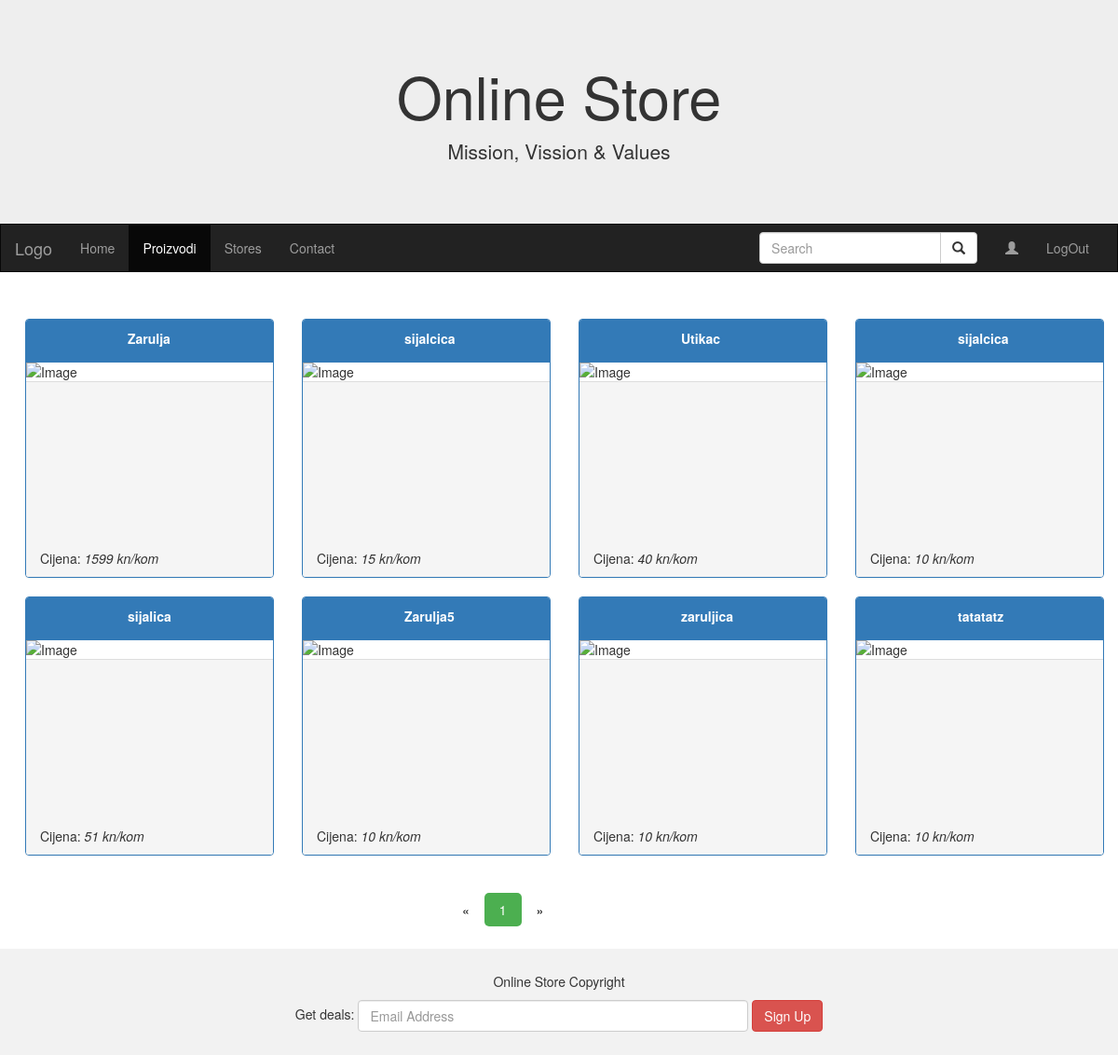
/shop/PretragaUl.php, run on the app's committed database.
### tables this page shows
CREATE TABLE `proizvod` (
  `ID_Proizvod` int(11) NOT NULL,
  `Naziv` varchar(15) NOT NULL,
  `ID_Vrste` int(11) NOT NULL,
  `Kolicina` int(11) NOT NULL,
  `Cijena` int(11) NOT NULL,
  `Slika` longblob NOT NULL
);

### shop/Komunikacija.php (called while the page is built, shortened)
<?php
function db_connect() {
    static $connection;
    if(!isset($connection)) {
        $config = parse_ini_file('config.ini');
        $connection = mysqli_connect('localhost',$config['username'],$config['password'],$config['dbname']);
    }
    return $connection;
}
function db_query($query) {
    $connection = db_connect();
    $result = mysqli_query($connection,$query);
    return $result;
}
function db_select($query) {
    $rows = array();
    $result = db_query($query);
    while ($row = mysqli_fetch_assoc($result)) {
        $rows[] = $row;
    }
    return $rows;
}
?>

### shop/PretragaUl.php (the view, shortened to what this page needs)
<?php
include 'Komunikacija.php';
$query = "SELECT COUNT(*) as br FROM `proizvod` where `Naziv` LIKE '%".$_GET['q']."%'";
$result=db_select($query);
$TrazenihProizvoda = $result[0]['br'];
if(isset($_GET['brojStranice'])){
	$brojstr =(int)$_GET['brojStranice'];
}else{
	$brojstr= 1;
}
?>
<!DOCTYPE html>
<html lang="en">
<head>
  <link rel="stylesheet" href="https://maxcdn.bootstrapcdn.com/bootstrap/3.3.7/css/bootstrap.min.css">
</head>
<body>
<div class="jumbotron">
  <div class="container text-center">
    <h1>Online Store</h1>
    <p>Mission, Vission & Values</p>
  </div>
</div>
<nav class="navbar navbar-inverse">
  <div class="container-fluid">
    <div class="navbar-header">
      <a class="navbar-brand" href="#">Logo</a>
    </div>
    <div class="collapse navbar-collapse" id="myNavbar">
      <ul class="nav navbar-nav">
        <li ><a href="index1.php">Home</a></li>
        <li class="active"><a href="proizvodiu.php">Proizvodi</a></li>
        <li><a href="#">Stores</a></li>
        <li><a href="#">Contact</a></li>
      </ul>
      <ul class="nav navbar-nav navbar-right"> <li>
        <form class="navbar-form" role="search" action="PretragaUl.php" >
        <div class="input-group">
            <input type="text" class="form-control" placeholder="Search" name="q">
            <div class="input-group-btn">
                <button class="btn btn-default" type="submit"><i class="glyphicon glyphicon-search"></i></button>
            </div>
        </div>
        </form>
   </li>
        <li><a href="#"><span class="glyphicon glyphicon-user"></span> <?php echo $_SESSION['user'] ?></a></li>
		<li><a href="logout.php">LogOut</a></li>
      </ul>
    </div>
  </div>
</nav>
<?php
if($brojstr > 1){
	$gornjagranica=8*$brojstr;
	$i = $gornjagranica - 8;
	if($TrazenihProizvoda<8*$brojstr){
		$gornjagranica=$TrazenihProizvoda-1;
	}else{
		$gornjagranica=8*$brojstr-1;
	}
}else{
	$i = 0;
	if($TrazenihProizvoda>8){
		$gornjagranica=7;
	}else{
		$gornjagranica=$TrazenihProizvoda-1;
	}
}
$pocetak = $i;
$query = "SELECT ID_Proizvod,Naziv,Cijena FROM `proizvod` where `Naziv` LIKE '%".$_GET['q']."%'";
$result = db_select($query);
print('<div class="container-fluid" id="konetenjer">');
for($pocetak; $pocetak <= $gornjagranica ; $pocetak++){
	if($pocetak == $i or $pocetak == ceil((($gornjagranica/2)))) {
		print(' <div class="row">');
	}
	print('<div class="col-xs-6 col-sm-3"  margin-left:10px;"> <div class="panel panel-primary "><div class="panel-heading"><label class="control-label" style="margin-left:40%;">'.$result[$pocetak]["Naziv"].'</label></a></div><div class="panel-body'.$pocetak.'
			<a href="pojedinosti.php?id_slike='.$result[$pocetak]["ID_Proizvod"].'&brojStranice='.$brojstr.'"><img src="dohvatiSliku.php?id='.$result[$pocetak]["ID_Proizvod"].'" class="img-responsive'.$pocetak.'"  " style="height:200px; width:300px;
			" alt="Image" id="slika">
<br><div class="middle'.$pocetak.' ">
');
			print('
			</div>
			</div><div class="panel-footer">Cijena: <i>'.$result[$pocetak]['Cijena'].' kn/kom</i></div></div> </div>');
	if($pocetak == 3 or $pocetak == $gornjagranica){
	print('</div>');
	}
}
print('</div>');
	if($TrazenihProizvoda>8){
		$brojstranica = ceil($TrazenihProizvoda/8);
	}else{
		$brojstranica = 1;
	}
	print('<div class="pagination">
			<a href="#">&laquo;</a>');
	for($i = 1; $i <= $brojstranica; $i++){
		if($brojstr == $i){
			print('<a href="#" class=active>'.$i.'</a>');
		}else{
			print('<a href="?q='.$_GET['q'].'&brojStranice='.$i.'">'.$i.'</a>');
		}
	}
	print('<a href="#">&raquo;</a>
			</div>');
?>
<footer class="container-fluid text-center">
  <p>Online Store Copyright</p>
  <form class="form-inline">Get deals:
    <input type="email" class="form-control" size="50" placeholder="Email Address">
    <button type="button" class="btn btn-danger">Sign Up</button>
  </form>
</footer>
</body>
</html>

### data on the page
proizvod: Naziv "Zarulja", Cijena "1599"
proizvod: Naziv "sijalcica", Cijena "15"
proizvod: Naziv "Utikac", Cijena "40"
proizvod: Naziv "sijalcica", Cijena "10"
proizvod: Naziv "sijalica", Cijena "51"
proizvod: Naziv "Zarulja5", Cijena "10"
proizvod: Naziv "zaruljica", Cijena "10"
proizvod: Naziv "tatatatz", Cijena "10"
